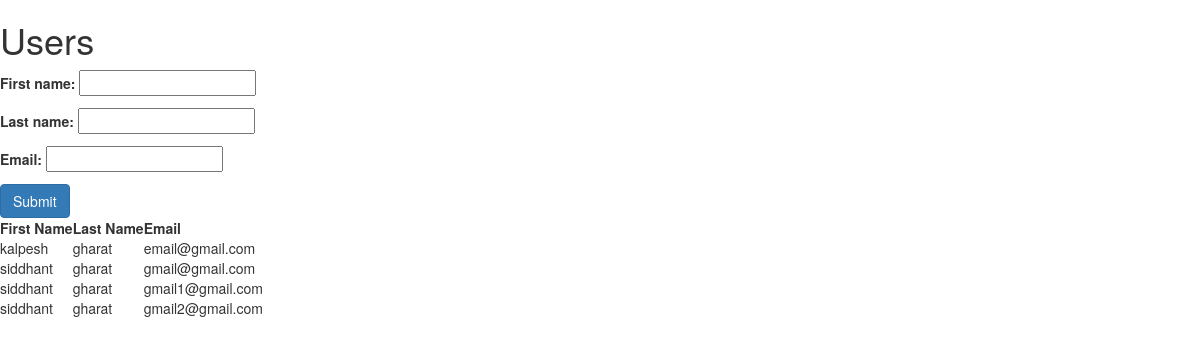
Screenshot of /app_two/users/ with the database file from the repository.
### app_two/models.py (models this page shows)
class User(models.Model):
    first_name = models.CharField(max_length=264)
    last_name = models.CharField(max_length=264)
    email = models.CharField(max_length=264, unique=True)

### app_two/views.py (the view)
# urls.py: path('users/', views.index)
def index(request):
    user_form = UserForm()
    if request.method == 'POST':
        user_form = UserForm(request.POST)
        if user_form.is_valid():
            user_form.save(commit=True)
    user_list = User.objects.order_by('first_name')
    user_dict = {'user_records': user_list, 'user_form':user_form}
    return render(request, 'app_two/user.html', context=user_dict)

### app_two/forms.py
class UserForm(forms.ModelForm):
    class Meta():
        model = User
        fields = '__all__'

### templates/app_two/user.html (shortened to what this page needs)
<!Doctype html>
<html>
<head>
    <link rel="stylesheet" href="https://maxcdn.bootstrapcdn.com/bootstrap/3.3.7/css/bootstrap.min.css">
</head>
<body>
<h1>Users</h1>
<div class="user-form">
    <form method="POST">
        {{user_form.as_p}}
        <input type="submit" class="btn btn-primary" value="Submit">
    </form>
</div>
<div class="djangomy">
    {% if user_records %}
<table>
    <thead>
        <th>First Name</th>
        <th>Last Name</th>
        <th>Email</th>
    </thead>
    {% for record in user_records %}
    <tr>
        <td>{{ record.first_name }}</td>
        <td>{{ record.last_name }}</td>
        <td> {{ record.email }}</td>
    </tr>
    {% endfor %}
</table>
{% else %}
<p>No Records found</p>
{% endif %}
</div>
</body>
</html>

### rows the page displays
User: first_name "kalpesh", last_name "gharat", email "email@gmail.com"
User: first_name "siddhant", last_name "gharat", email "gmail@gmail.com"
User: first_name "siddhant", last_name "gharat", email "gmail1@gmail.com"
User: first_name "siddhant", last_name "gharat", email "gmail2@gmail.com"
